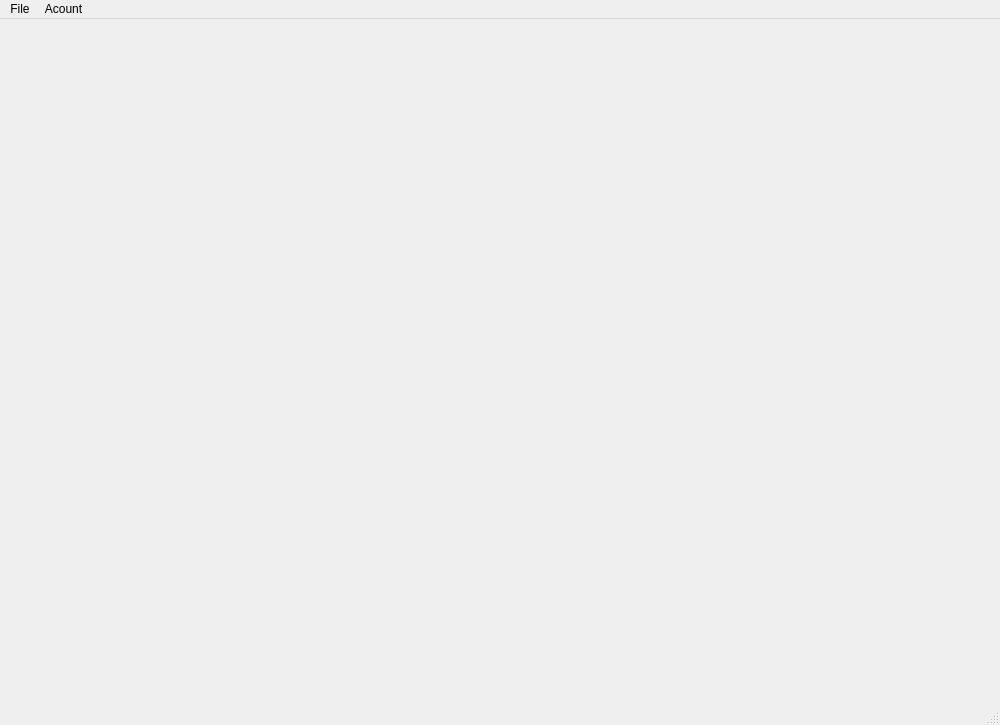
<?xml version="1.0" encoding="UTF-8"?>
<ui version="4.0">
 <class>MainWindow</class>
 <widget class="QMainWindow" name="MainWindow">
  <property name="geometry">
   <rect>
    <x>0</x>
    <y>0</y>
    <width>1000</width>
    <height>725</height>
   </rect>
  </property>
  <property name="sizePolicy">
   <sizepolicy hsizetype="Expanding" vsizetype="Expanding">
    <horstretch>0</horstretch>
    <verstretch>0</verstretch>
   </sizepolicy>
  </property>
  <property name="minimumSize">
   <size>
    <width>1000</width>
    <height>725</height>
   </size>
  </property>
  <property name="windowTitle">
   <string>MainWindow</string>
  </property>
  <property name="styleSheet">
   <string notr="true"/>
  </property>
  <widget class="QWidget" name="centralwidget"/>
  <widget class="QMenuBar" name="menubar">
   <property name="geometry">
    <rect>
     <x>0</x>
     <y>0</y>
     <width>1000</width>
     <height>20</height>
    </rect>
   </property>
   <widget class="QMenu" name="menuFile">
    <property name="title">
     <string>File</string>
    </property>
    <addaction name="separator"/>
    <addaction name="separator"/>
    <addaction name="actionLogout_2"/>
    <addaction name="actionExit"/>
    <addaction name="separator"/>
   </widget>
   <widget class="QMenu" name="menuAcount">
    <property name="title">
     <string>Acount</string>
    </property>
    <addaction name="actionChange_Password"/>
    <addaction name="separator"/>
   </widget>
   <addaction name="menuFile"/>
   <addaction name="menuAcount"/>
  </widget>
  <widget class="QStatusBar" name="statusbar"/>
  <action name="actionExit">
   <property name="text">
    <string>Exit</string>
   </property>
  </action>
  <action name="actionLogout">
   <property name="text">
    <string>Logout</string>
   </property>
  </action>
  <action name="actionChange_Password">
   <property name="text">
    <string>Change Password</string>
   </property>
  </action>
  <action name="actionLogout_2">
   <property name="text">
    <string>Logout</string>
   </property>
  </action>
 </widget>
 <resources/>
 <connections>
  <connection>
   <sender>actionExit</sender>
   <signal>triggered()</signal>
   <receiver>MainWindow</receiver>
   <slot>close()</slot>
   <hints>
    <hint type="sourcelabel">
     <x>-1</x>
     <y>-1</y>
    </hint>
    <hint type="destinationlabel">
     <x>499</x>
     <y>362</y>
    </hint>
   </hints>
  </connection>
 </connections>
</ui>
